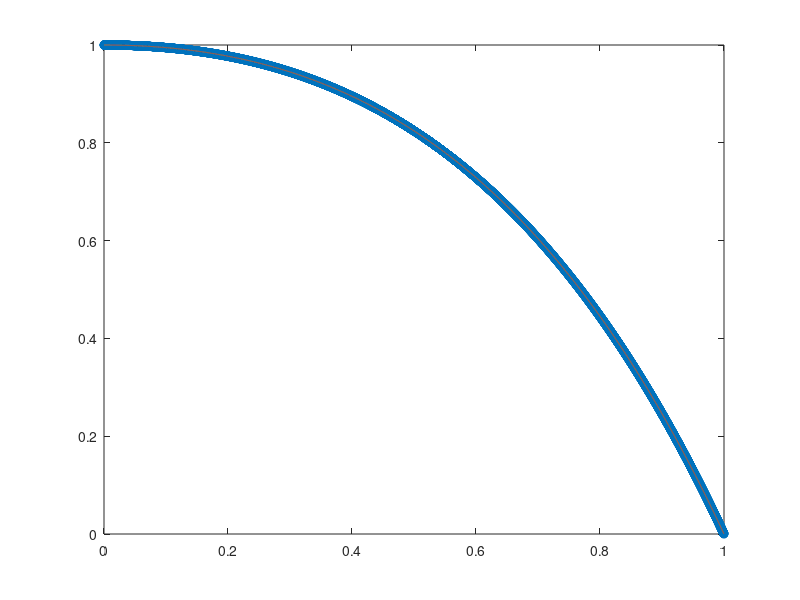

MATLAB code to generate this figure:
# Programa que resuleve el PROBLEMA DEL CONTORNO

clear
close all

c=@(x) x ;
f=@(x) exp(x)*(1+2*x-x^2) ; %hacer un vector de f  
u_ex=@(x) exp(x).*(1-x); 

datos=load('datos1.txt');
ndim=datos(1); a=datos(2); b=datos(3); alfa=datos(4); beta=datos(5);

h=(b-a)/(ndim+1);
x=(a+h):h:(b-h);

I=[1:ndim,1:(ndim-1),2:ndim];
J=[1:ndim,2:ndim,1:(ndim-1)];
V=[2*ones(1,ndim)+h*h*c(x),-ones(1,ndim-1),-ones(1,ndim-1)];

A=sparse(I,J,V);
F=zeros(ndim,1);
F(1)=(f(x(:,1)))*h*h+alfa;
F(ndim)=(f(x(:,ndim)))*h*h+beta;
for i=2:(ndim-1)
  F(i)=(f(x(:,i)))*h*h;  
end
u=A\F ;  %resolver el sistema

for i=1:ndim %calculo del error
  error(i)=u(i)-u_ex(x(:,i));
end
fprintf('Error=%e \r\n',norm(error,Inf));
plot(x,u,'o',x,u_ex(x));